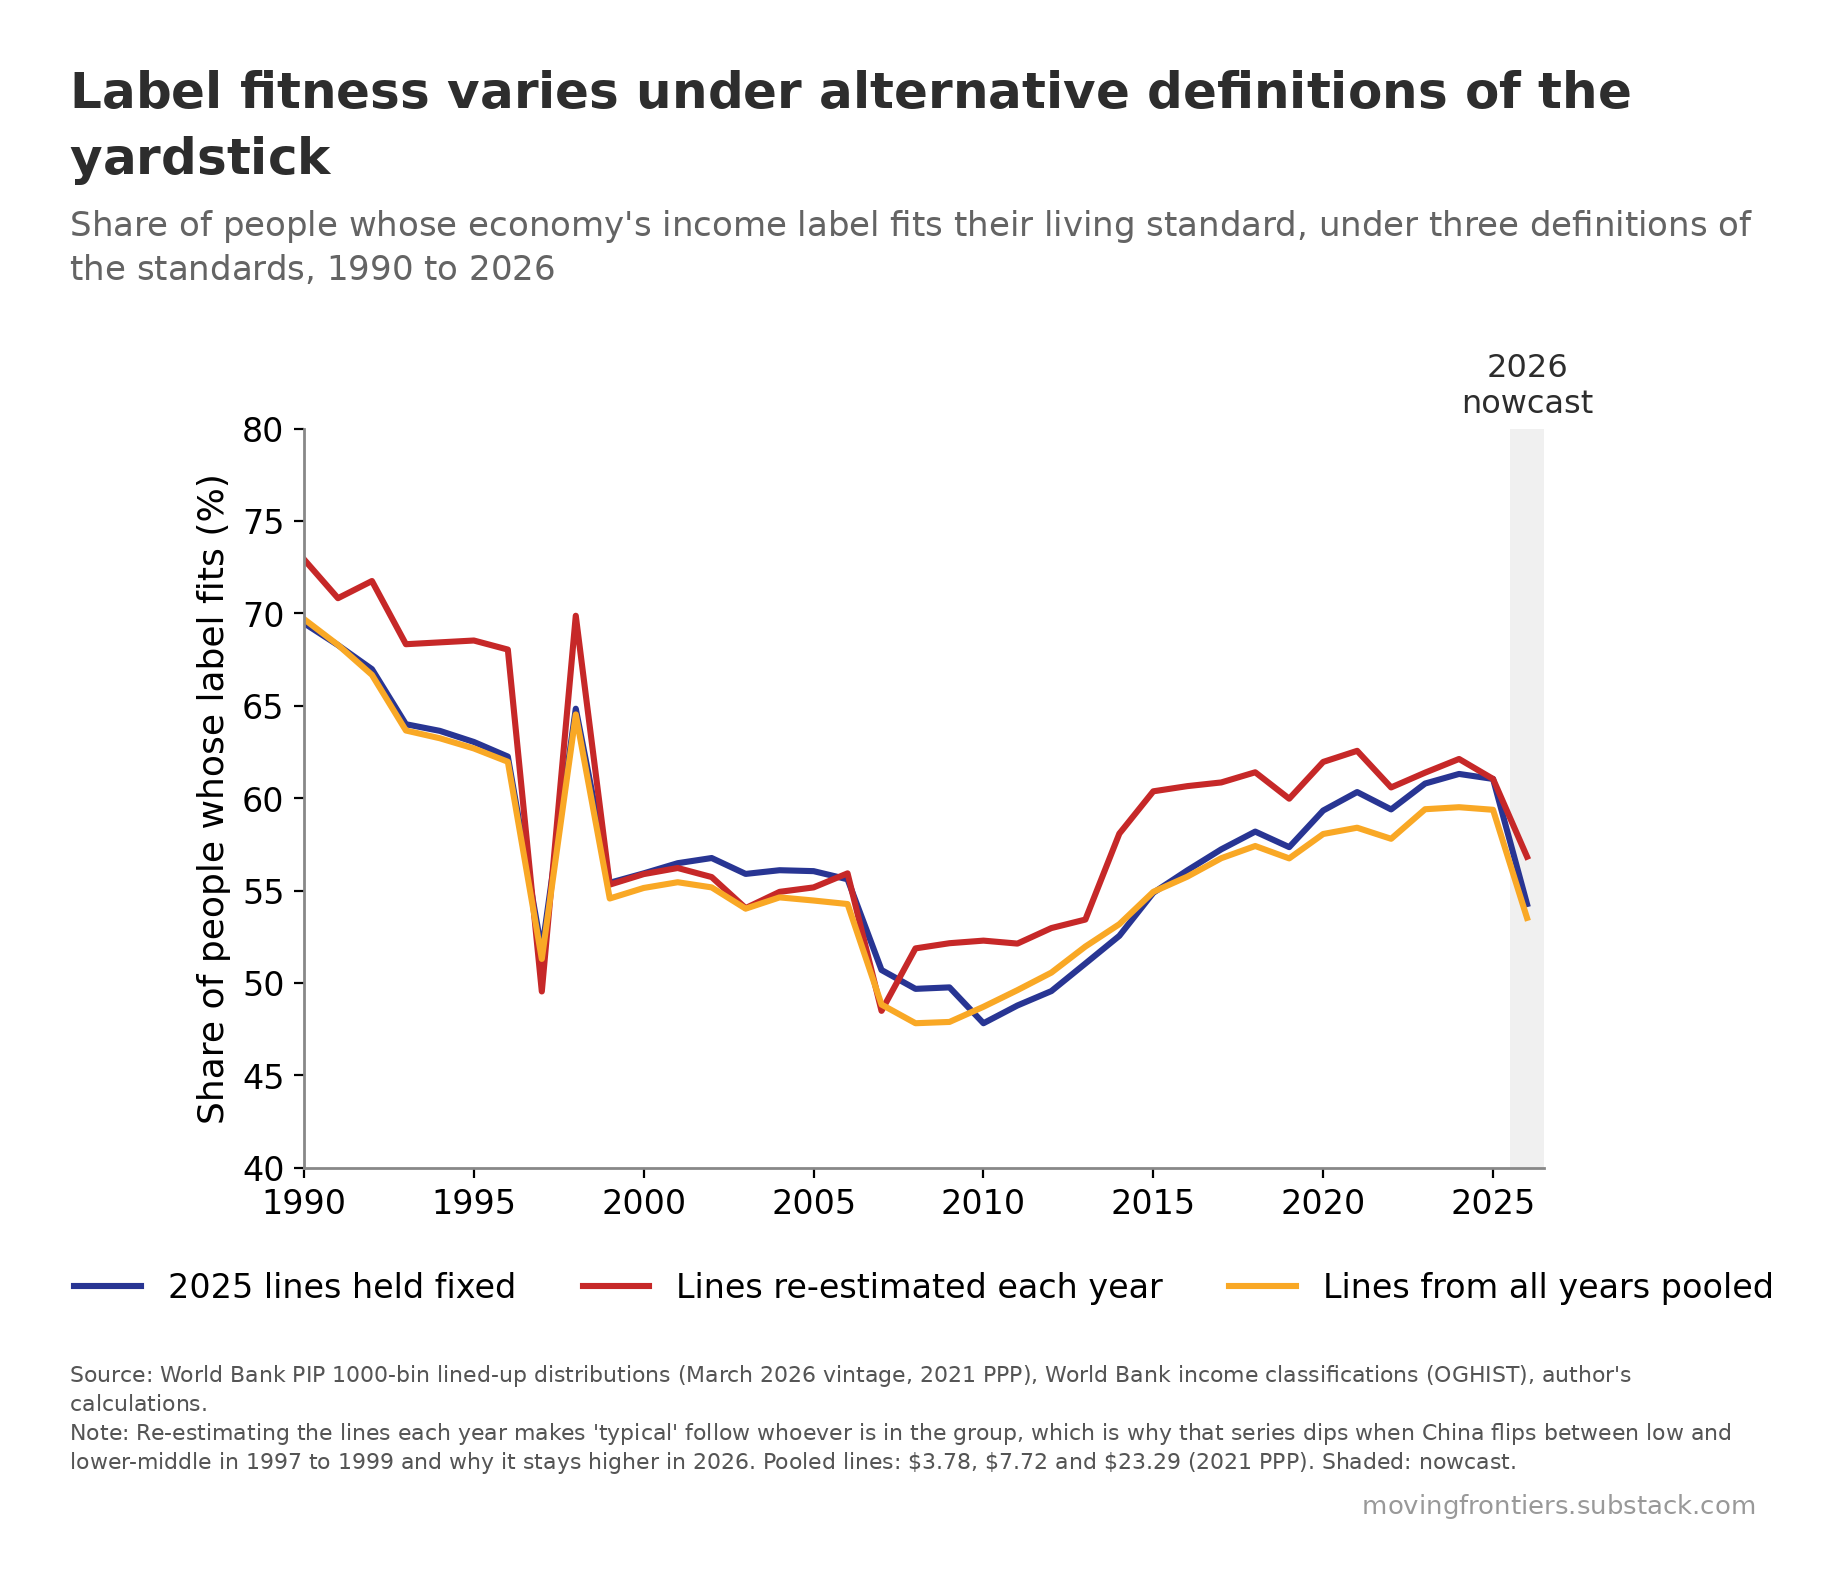

Reproduce this figure in Python.
"""chart-12-alternative-yardsticks.py - Moving Frontiers, Belindia post. Self-sufficient: house style and data embedded.
Data frozen 12 Sep 2026 from World Bank PIP 1000-bin distributions (March 2026 vintage) and OGHIST (July 2026);
2026 = nowcast with China high income. Run: python3 chart-12-alternative-yardsticks.py  ->  chart-12-alternative-yardsticks.png (and chart-12-alternative-yardsticks.csv is the same data).
Method: typicality lines = crossings of the four class curves of daily welfare (see belindia_typicality.xlsx)."""
import matplotlib; matplotlib.use("Agg")
import matplotlib.pyplot as plt, numpy as np, sys, types

# ---------------------------------------------------------------- house style (moving_frontiers_style.py, verbatim)
_mf = types.ModuleType("moving_frontiers_style"); sys.modules["moving_frontiers_style"] = _mf
exec(compile('"""\nmoving_frontiers_style.py - Moving Frontiers house style.\n\nDraw the plot in matplotlib, save it, then call compose(). The title, subtitle,\ncaption and watermark are laid out in PIL, where every gap is measured ink to ink\nrather than through matplotlib text boxes, which carry the font\'s full ascent and\ndescent whether or not the string has ascenders or descenders.\n\n    import moving_frontiers_style as mf\n    mf.rc()\n    fig, ax = plt.subplots(figsize=(8, 5.6), dpi=mf.DPI)\n    ...plot in mf.palette(2)...\n    fig.savefig("plot.png", dpi=mf.DPI, facecolor="white", bbox_inches="tight")\n    mf.compose("plot.png", "chart.png", TITLE, SUBTITLE, SOURCE, NOTE)\n\n"""\n\nimport os\nimport numpy as np\nimport matplotlib\nfrom PIL import Image, ImageDraw, ImageFont\n\nDPI = 200\n\n# ---- colours: the main elements, by how many series the chart has ----\nRED, GOLD, GREEN, BLUE = "#C62828", "#F9A825", "#00897B", "#283593"\nPALETTE = {1: [BLUE],\n           2: [RED, BLUE],\n           3: [RED, BLUE, GOLD],\n           4: [RED, GOLD, GREEN, BLUE]}\nGREY = "#888888"          # axes, rules, de-emphasised marks\n\n\ndef palette(n):\n    assert n in PALETTE, "the house palette covers one to four series"\n    return PALETTE[n]\n\n\n# ---- spacing, in pixels at 200 dpi, every gap ink to ink ----\nGAP_TITLE_SUB = 25        # subtitle below the title\nGAP_SUB_PLOT  = 70        # plot below the subtitle\nGAP_PLOT_CAP  = 60        # caption below the plot\nGAP_CAP_MARK  = 20        # watermark below the last caption line\nMARK_RIGHT    = 15        # watermark right edge, inside the content right edge\nBORDER        = 70        # empty space around the whole canvas\n\n# Canvas width is allowed to differ from chart to chart: each canvas is just the plot\n# plus the border. Pass content_w=<px> to compose() to pad a narrow plot out to a\n# common width instead, which is optional.\nCONTENT_W     = None\n\n# Type is fixed, not scaled to the chart. Sizing the title from the plot width made\n# it depend on how much white space matplotlib happened to leave, so a narrow chart\n# got a smaller title than a wide one in the same pack.\n# TYPE SCALES WITH THE CANVAS, so that a chart shown at a fixed display width, a\n# phone column say, always shows the same apparent type whatever its own pixel width.\n# The point sizes below are the sizes at REF_W; a canvas half again as wide gets type\n# half again as large, and the two look identical once both are scaled to the column.\n# Sizing type from the plot width, as an earlier version did, is not the same thing and\n# was a bug: it made the title depend on how much white space matplotlib happened to\n# leave around the axes rather than on how large the image is.\nREF_W      = 1980         # reference canvas width the point sizes below refer to\nTITLE_PT   = 19.44        # title, 54px at REF_W\nSUB_FRAC   = 0.68         # subtitle as a share of the title\nCAP_PT     = 8.5          # caption, 24px at REF_W\nMARK_MULT  = 1.2          # watermark as a share of the caption\nLEADING    = 1.32\n\n# Type inside the plot. Set once here and applied by rc(), so every chart in a pack\n# carries the same tick labels, axis titles and annotations. A build script that\n# passes its own fontsize= breaks that, so use these constants instead.\nAXIS_PT    = 13           # axis titles\nTICK_PT    = 12           # tick labels, both axes\nLEGEND_PT  = 12           # legend entries\nLABEL_PT   = 11.5         # in-plot labels and data values\nEMPH_PT    = 15           # emphasised data values, bold\n\nINK        = "#2D2D2D"    # title\nSUB_INK    = "#646464"    # subtitle\nCAP_INK    = "#555555"    # caption\nMARK_INK   = "#999999"    # watermark\nMARK_TEXT  = "movingfrontiers.substack.com"\nCREDIT     = ""\n\n\ndef rc():\n    """Matplotlib defaults for the plot itself."""\n    matplotlib.pyplot.rcParams.update({\n        "font.family": "DejaVu Sans", "font.size": AXIS_PT,\n        "axes.labelsize": AXIS_PT, "xtick.labelsize": TICK_PT,\n        "ytick.labelsize": TICK_PT, "legend.fontsize": LEGEND_PT,\n        "axes.edgecolor": GREY, "axes.linewidth": 1.0,\n        "figure.facecolor": "white", "axes.facecolor": "white"})\n\n\ndef style_ax(ax):\n    ax.spines["top"].set_visible(False)\n    ax.spines["right"].set_visible(False)\n\n\ndef _font(px, bold=False):\n    name = "DejaVuSans-Bold.ttf" if bold else "DejaVuSans.ttf"\n    for p in (os.path.join(matplotlib.get_data_path(), "fonts", "ttf", name),\n              "/usr/share/fonts/truetype/dejavu/" + name):\n        if os.path.exists(p):\n            return ImageFont.truetype(p, px)\n    raise FileNotFoundError(name)\n\n\ndef _ink(font, s):\n    """Ink top and bottom of a string relative to its baseline."""\n    b = font.getbbox(s, anchor="ls")\n    return b[1], b[3]\n\n\ndef _wrap(font, paragraphs, width):\n    """Greedy wrap. Also returns, for each line, which paragraph it came from, so a\n    line that ends because its paragraph ended can be told apart from one that ends\n    because the next word would not fit."""\n    lines, owner = [], []\n    for p, text in enumerate(paragraphs):\n        cur = ""\n        for w in text.split():\n            t = (cur + " " + w).strip()\n            if not cur or font.getlength(t) <= width:\n                cur = t\n            else:\n                lines.append(cur); owner.append(p); cur = w\n        if cur:\n            lines.append(cur); owner.append(p)\n    return lines, owner\n\n\ndef _crop(img):\n    g = np.array(img.convert("L"))\n    r = np.where((g < 250).any(1))[0]\n    c = np.where((g < 250).any(0))[0]\n    return img.crop((c.min(), r.min(), c.max() + 1, r.max() + 1))\n\n\ndef compose(plot_png, out_png, title, subtitle, source, note=None, credit=CREDIT,\n            content_w=CONTENT_W):\n    """Title band above the plot, caption and watermark below, BORDER px all around."""\n    plot = _crop(Image.open(plot_png).convert("RGB"))\n    PW, H = plot.size\n    W = max(PW, content_w or 0)          # the target is a floor, never a ceiling\n\n    k = (W + 2 * BORDER) / REF_W         # type scales with the canvas, not the plot\n    title_px = round(TITLE_PT * DPI / 72 * k)\n    cap_px   = round(CAP_PT * DPI / 72 * k)\n    f_title = _font(title_px, bold=True)\n    f_sub   = _font(int(title_px * SUB_FRAC))\n    f_cap   = _font(cap_px)\n    f_mark  = _font(round(cap_px * MARK_MULT))\n\n    tl, _ = _wrap(f_title, [title], W)\n    sl, _ = _wrap(f_sub, [subtitle], W)\n    paras = ["Source: " + source + (" " + credit if credit else "")]\n    if note:\n        paras.append("Note: " + note)\n    cl, owner = _wrap(f_cap, paras, W)\n    for i in range(len(cl) - 1):                       # lines must be maximally full\n        if owner[i + 1] == owner[i]:\n            nxt = cl[i + 1].split()[0]\n            assert f_cap.getlength(cl[i] + " " + nxt) > W, \\\n                f"caption line {i} is not filled to the full width"\n\n    tlh = int(f_title.size * LEADING)\n    slh = int(f_sub.size * LEADING)\n    clh = int(f_cap.size * LEADING)\n\n    # walk down the page, each gap measured from the ink above it\n    y, place = 0, []\n    for i, s in enumerate(tl):\n        base = y - _ink(f_title, s)[0] if i == 0 else place[-1][0] + tlh\n        place.append((base, s, f_title, INK, "left"))\n    y = place[-1][0] + _ink(f_title, tl[-1])[1]\n    for i, s in enumerate(sl):\n        base = (y + GAP_TITLE_SUB - _ink(f_sub, s)[0]) if i == 0 else place[-1][0] + slh\n        place.append((base, s, f_sub, SUB_INK, "left"))\n    y = place[-1][0] + _ink(f_sub, sl[-1])[1]\n\n    plot_y = y + GAP_SUB_PLOT\n    y = plot_y + H\n\n    for i, s in enumerate(cl):\n        base = (y + GAP_PLOT_CAP - _ink(f_cap, s)[0]) if i == 0 else place[-1][0] + clh\n        place.append((base, s, f_cap, CAP_INK, "left"))\n    y = place[-1][0] + _ink(f_cap, cl[-1])[1]\n    place.append((y + GAP_CAP_MARK - _ink(f_mark, MARK_TEXT)[0],\n                  MARK_TEXT, f_mark, MARK_INK, "right"))\n    y = place[-1][0] + _ink(f_mark, MARK_TEXT)[1]\n\n    canvas = Image.new("RGB", (W + 2 * BORDER, y + 2 * BORDER), "white")\n    canvas.paste(plot, (BORDER, plot_y + BORDER))     # left, with the title and caption\n    d = ImageDraw.Draw(canvas)\n    for base, s, f, col, align in place:\n        x = BORDER + (W - MARK_RIGHT - f.getlength(s) if align == "right" else 0)\n        d.text((x, base + BORDER), s, font=f, fill=col, anchor="ls")\n    canvas.save(out_png)\n    verify(out_png)\n    return out_png\n\n\ndef verify(png):\n    """Blank pixel rows between each block, and the border, must match the constants."""\n    a = np.array(Image.open(png).convert("L"))\n    Hh, Ww = a.shape\n    ink = a < 250\n    rows = np.where(ink.any(1))[0]\n    cols = np.where(ink.any(0))[0]\n    bands, start, prev = [], rows[0], rows[0]\n    for r in rows[1:]:\n        if r - prev > 3:\n            bands.append((start, prev)); start = r\n        prev = r\n    bands.append((start, prev))\n    gaps = [bands[i + 1][0] - bands[i][1] - 1 for i in range(len(bands) - 1)]\n    assert GAP_SUB_PLOT in gaps, f"no {GAP_SUB_PLOT}px gap below the subtitle"\n    assert GAP_PLOT_CAP in gaps, f"no {GAP_PLOT_CAP}px gap above the caption"\n    assert gaps[-1] == GAP_CAP_MARK, \\\n        f"gap above the watermark is {gaps[-1]}px, expected {GAP_CAP_MARK}"\n    assert (rows[0], Hh - 1 - rows[-1], cols[0]) == (BORDER, BORDER, BORDER), \\\n        f"top, bottom and left borders are {(rows[0], Hh - 1 - rows[-1], cols[0])}, " \\\n        f"expected {BORDER}"\n    assert Ww - 1 - cols[-1] >= BORDER, \\\n        f"right border is {Ww - 1 - cols[-1]}, expected at least {BORDER}"\n    wm_cols = np.where(ink[bands[-1][0]:bands[-1][1] + 1, :].any(0))[0]\n    assert Ww - 1 - wm_cols.max() >= BORDER + MARK_RIGHT - 3, "watermark right margin is wrong"\n    return gaps\n', "moving_frontiers_style.py", "exec"), _mf.__dict__)
mf = _mf

# ---------------------------------------------------------------- data
DATA = {'year': [1990, 1991, 1992, 1993, 1994, 1995, 1996, 1997, 1998, 1999, 2000, 2001, 2002, 2003, 2004, 2005, 2006, 2007, 2008, 2009, 2010, 2011, 2012, 2013, 2014, 2015, 2016, 2017, 2018, 2019, 2020, 2021, 2022, 2023, 2024, 2025, 2026], 'year_lines': [0.7292, 0.7082, 0.7175, 0.6833, 0.6843, 0.6853, 0.6804, 0.4954, 0.6987, 0.5532, 0.5589, 0.5622, 0.5573, 0.5405, 0.5493, 0.5517, 0.5593, 0.4849, 0.5187, 0.5215, 0.5229, 0.5213, 0.5297, 0.5343, 0.5808, 0.6037, 0.6065, 0.6085, 0.614, 0.5997, 0.6196, 0.6256, 0.6058, 0.6138, 0.6212, 0.6104, 0.5683], 'fixed_2025_lines': [0.6947, 0.6828, 0.6698, 0.64, 0.6364, 0.6304, 0.6225, 0.5173, 0.6484, 0.5542, 0.5593, 0.5648, 0.5676, 0.559, 0.561, 0.5605, 0.5561, 0.507, 0.4968, 0.4976, 0.4782, 0.4878, 0.4956, 0.5105, 0.5255, 0.5488, 0.5609, 0.5723, 0.5819, 0.5735, 0.5933, 0.6033, 0.5939, 0.6079, 0.6131, 0.6104, 0.5427], 'pooled_lines': [0.6969, 0.6829, 0.6667, 0.6366, 0.6324, 0.6269, 0.6197, 0.513, 0.6453, 0.5457, 0.5514, 0.5545, 0.5517, 0.5402, 0.5463, 0.5446, 0.5427, 0.4883, 0.4782, 0.4789, 0.4871, 0.4961, 0.5056, 0.5197, 0.5318, 0.5493, 0.5575, 0.5675, 0.5741, 0.5674, 0.5806, 0.584, 0.578, 0.594, 0.5951, 0.5937, 0.5352], 'b1_year': [4.1567, 4.1402, 4.3716, 4.5547, 4.572, 4.6372, 4.6805, 5.1811, 4.5339, 4.8675, 4.7766, 4.8028, 4.8673, 4.7782, 4.7865, 4.8463, 5.0076, 3.6854, 3.15, 3.15, 3.15, 3.3115, 3.3115, 3.4813, 2.9964, 2.9291, 3.0304, 3.1163, 3.1897, 3.266, 3.2943, 3.39, 3.5427, 3.6262, 3.5903, 3.7998, 3.8984], 'b2_year': [10.4723, 10.6324, 12.8806, 10.0154, 10.4184, 10.2633, 10.0971, 5.7398, 10.8254, 6.9974, 7.0283, 7.1334, 7.3161, 7.6422, 7.4901, 7.7255, 7.8896, 7.2904, 7.2602, 7.1978, 6.5863, 6.635, 6.687, 6.6841, 6.9039, 7.3429, 7.5893, 7.8414, 8.0721, 8.1564, 8.0203, 8.517, 8.7041, 8.7325, 9.0163, 9.2132, 9.2231], 'b3_year': [19.1793, 20.9021, 20.2613, 20.0534, 20.7076, 19.4469, 19.0699, 19.9735, 22.1727, 22.0587, 22.3653, 22.1932, 23.1801, 24.0504, 23.3248, 23.5556, 23.4368, 24.3714, 24.2497, 23.7058, 20.5734, 20.8205, 19.9251, 20.6971, 20.9427, 23.3073, 24.1049, 24.3107, 25.3407, 25.2586, 26.385, 27.8236, 26.8251, 26.0723, 26.6564, 26.861, 18.7601]}

TITLE = 'Label fitness varies under alternative definitions of the yardstick'
SUBTITLE = "Share of people whose economy's income label fits their living standard, under three definitions of the standards, 1990 to 2026"
SOURCE = "World Bank PIP 1000-bin lined-up distributions (March 2026 vintage, 2021 PPP), World Bank income classifications (OGHIST), author's calculations."
NOTE = "Re-estimating the lines each year makes 'typical' follow whoever is in the group, which is why that series dips when China flips between low and lower-middle in 1997 to 1999 and why it stays higher in 2026. Pooled lines: $3.78, $7.72 and $23.29 (2021 PPP). Shaded: nowcast."

def build():
    mf.rc()
    fig, ax = plt.subplots(figsize=(8, 4.8), dpi=mf.DPI)
    mf.style_ax(ax)

    yr = np.array(DATA["year"]); c = mf.palette(3)
    for key, lab, col in [("fixed_2025_lines", "2025 lines held fixed", c[1]), ("year_lines", "Lines re-estimated each year", c[0]), ("pooled_lines", "Lines from all years pooled", c[2])]:
        ax.plot(yr, np.array(DATA[key]) * 100, color=col, lw=2.2, label=lab)
    ax.axvspan(2025.5, 2026.5, color=mf.GREY, alpha=0.12, linewidth=0)
    ax.set_xlim(1990, 2026.5); ax.set_ylim(40, 80); ax.set_ylabel("Share of people whose label fits (%)")
    ax.set_xticks([1990, 1995, 2000, 2005, 2010, 2015, 2020, 2025])
    ax.text(2026, 80.5, "2026\nnowcast", ha="center", va="bottom", fontsize=mf.LABEL_PT, color=mf.INK)
    ax.legend(loc="upper center", bbox_to_anchor=(0.5, -0.1), ncol=3, frameon=False)

    fig.savefig("chart-12-alternative-yardsticks-plot.png", dpi=mf.DPI, facecolor="white", bbox_inches="tight")
    plt.close(fig)
    mf.compose("chart-12-alternative-yardsticks-plot.png", "chart-12-alternative-yardsticks.png", TITLE, SUBTITLE, SOURCE, NOTE)
    import os; os.remove("chart-12-alternative-yardsticks-plot.png")
    print("wrote chart-12-alternative-yardsticks.png")

if __name__ == "__main__":
    build()
